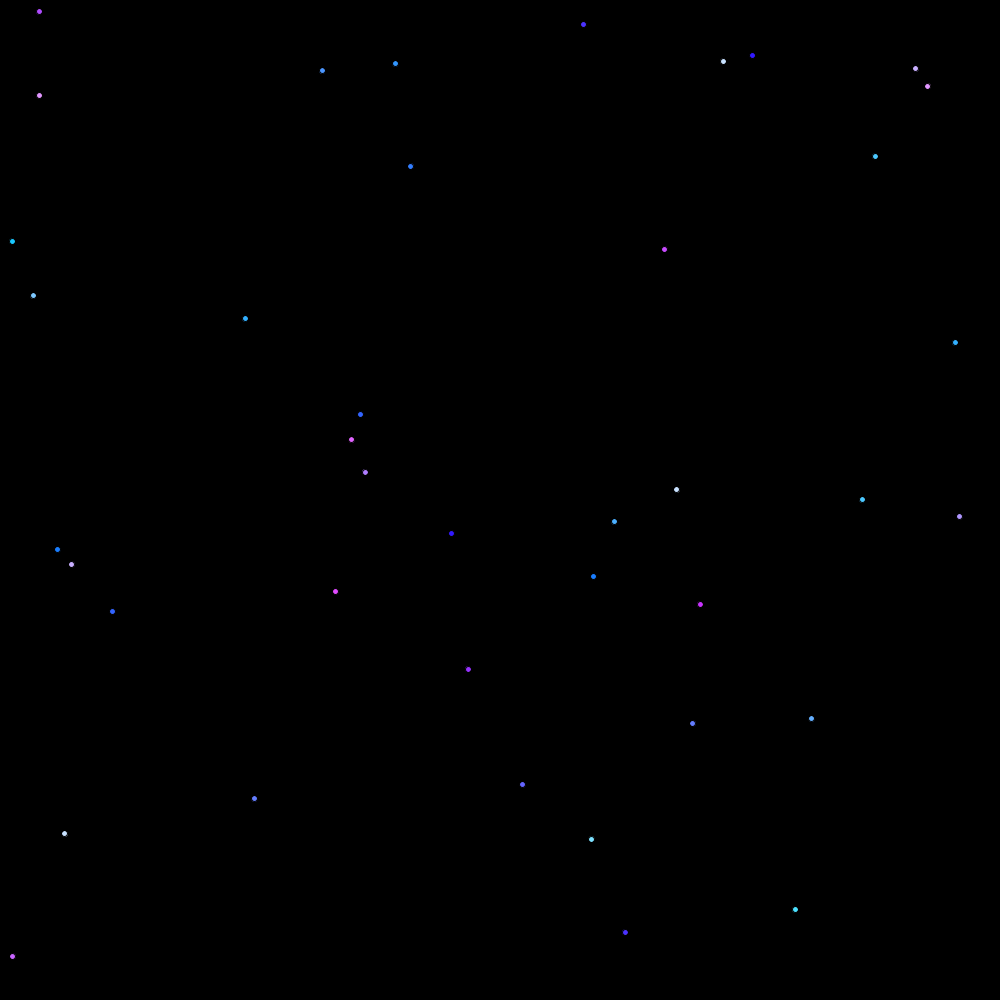
Frame 1 (no input)
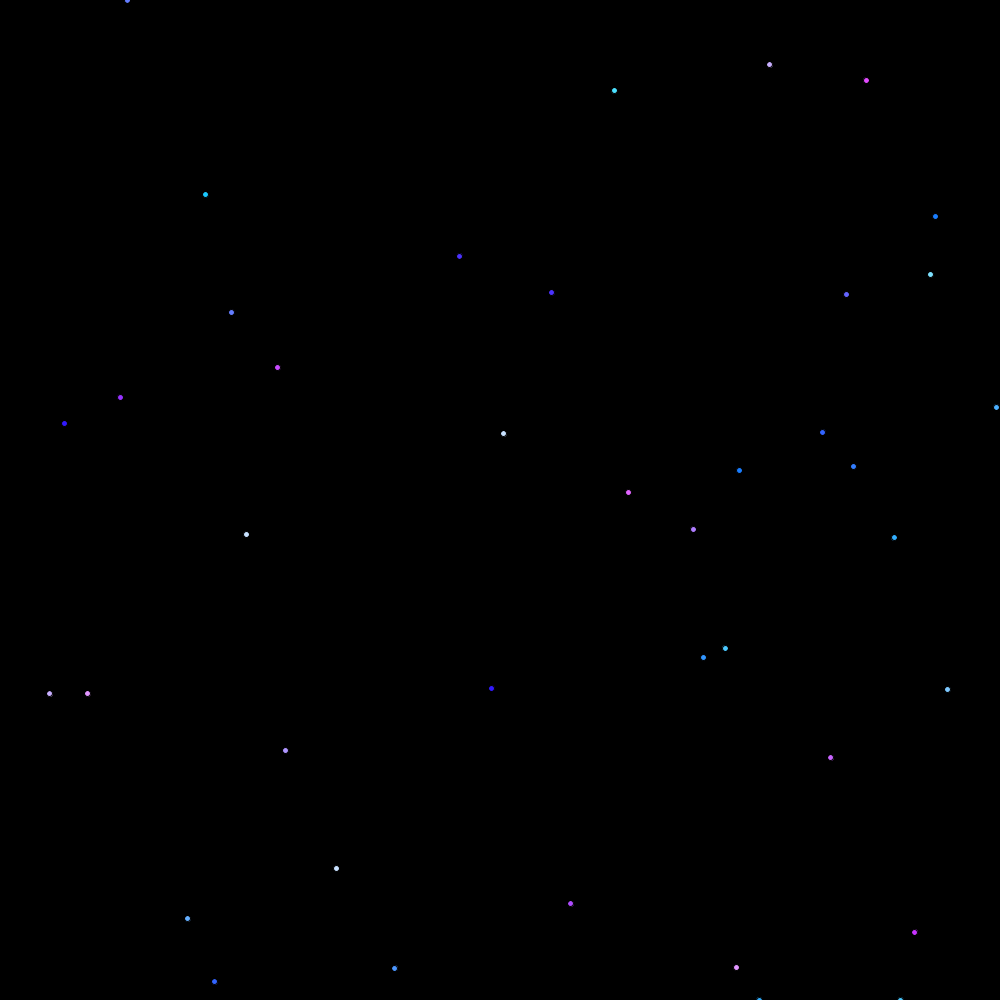
Frame 60 (the mouse pressed at the canvas centre just before this capture)
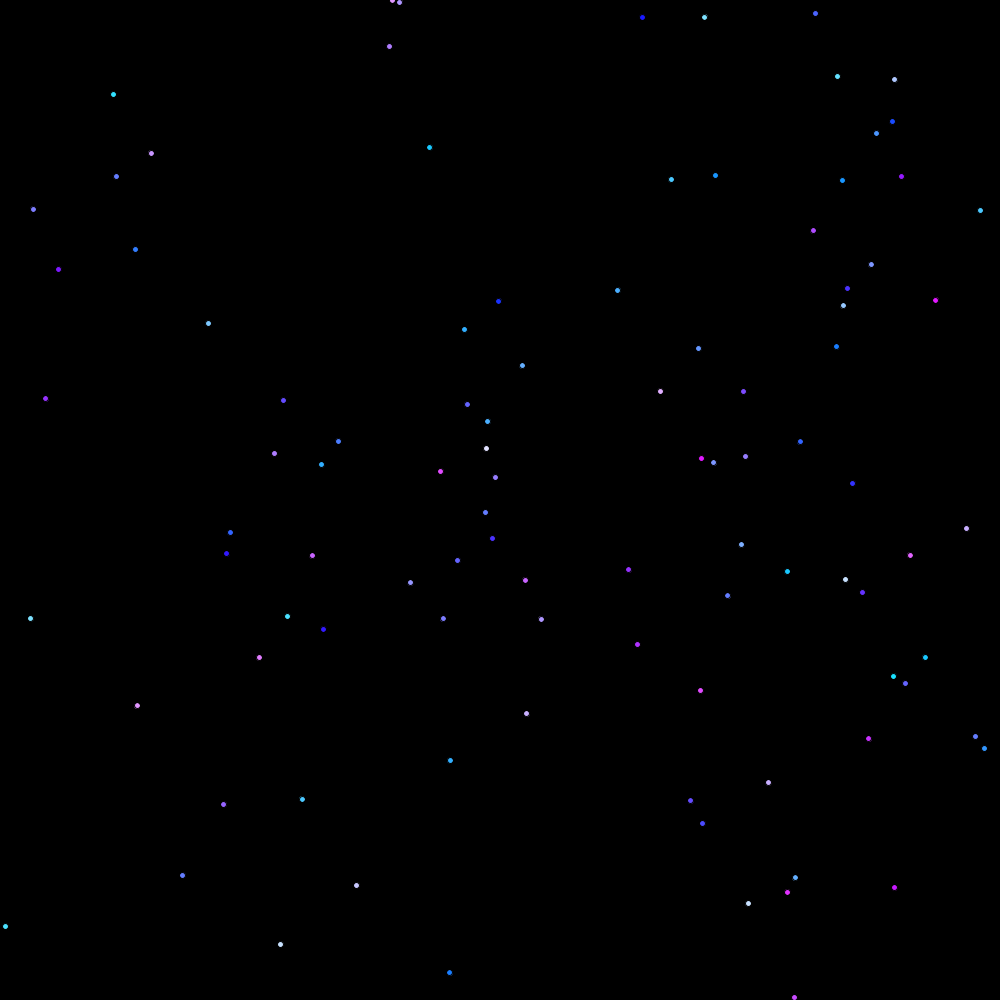
Frame 120 (the mouse held since frame 60 and released just before this capture)

The Processing sketch that drew these frames (run headless with seeded random() and noise(); from frame 60 on, the mouse is pressed at the canvas centre):

// Processing sketch: AtomSim_Basic
// ── AtomSim_Basic.pde
float electron_weight = 0.000004;
float neutron_weight = 0.00011;
float proton_weight = 0.00001;

float electron_pull_negativity = 0.001;

float min_atom_distance = 5;
float max_atom_distance = 220;

ArrayList<Atom> atoms = new ArrayList<Atom>();


Tracer tracer = new Tracer();

void setup()
{
  size(1000, 1000);


  for (int i = 0; i < 40; i++)
  {
    AddNewRandom();
  }
}

void handleAtoms()
{
  float t = 4;
  for (Atom a : atoms)
  {
    a.atomInteraction(t);

    //tracer.Trace(a.pos);
  }
  
  for (Atom a : atoms)
  {
    a.update(t);

    //tracer.Trace(a.pos);
  }


  for (Atom a : atoms)
  {
    a.draw();
  }
}


void draw()
{
  background(0, 0, 0);
  //tracer.updateTracers();
  tracer.tt++;
  handleAtoms();


  if (mousePressed)
  {
    AddNewClick();
  }
}

void AddNewRandom()
{
  Atom a = new Atom();
  float px = random(1000);
  float py = random(1000);
  float vx = random(10)-5;
  float vy = random(10)-5;
  a.electrons = (int) random(1, 10);
  a.neutrons = (int) random(1, 10);


  a.pos = new Vector2(px, py);
  a.vel = new Vector2(vx, vy);

  atoms.add(a);
}


void AddNewClick()
{
  Atom a = new Atom();
  float px = mouseX;
  float py = mouseY;
  float vx = random(10)-5;
  float vy = random(10)-5;
  a.electrons = (int) random(1, 10);
  a.neutrons = (int) random(1, 10);


  a.pos = new Vector2(px, py);
  a.vel = new Vector2(vx, vy);

  atoms.add(a);
}

// ── Atom.pde
class Atom
{
  
  Vector2 pos;
  Vector2 vel;
  
  
  
  int electrons = 5;
  int protons = 4;
  int neutrons = 3;
  
  
  Atom()
  {
    
  }
  Atom(Vector2 pos)
  {
    this.pos = pos;
  }
  
  
  float getNegativity()
  {
    return (electrons - protons) * electron_pull_negativity;
  }
  float getWeight()
  {
    return ( electrons * electron_weight + neutrons * neutron_weight + protons * proton_weight ) * 100;
  }
  
  float getWeightMod(Atom a)
  {
    return ( a.getWeight() / getWeight() );
  }
  
  float getPull(Atom a)
  {
    // Look at negativity difference
    float negativity_other = a.getNegativity();
    float difference = abs(negativity_other-getNegativity());
    
    float d = pos.Distance(a.pos);
    
    // Basic Bounce
    if (d < min_atom_distance)
    {
      return -getWeightMod(a) * (1- d / min_atom_distance);
    }
    
    if (difference < 0.1) return 0;

    
    if (d < max_atom_distance)
    {
      float pullPow = 1 - d / max_atom_distance;
      return  pullPow  * difference * getWeightMod(a);
    }
    
    
  
    return 0;
    
  }
  
  
  void atomInteraction(float t)
  {
    for (Atom a : atoms)
    {
      float pull = a.getPull(this);
      Vector2 dir = new Vector2(a.pos.x - pos.x, a.pos.y - pos.y);
      dir.x *= pull * t;
      dir.y *= pull * t;
      
      
      
      
      vel.Add(dir);
    }
  
  }
  
  void update(float t)
  {
    
    
    
    pos.x += vel.x * t;
    pos.y += vel.y * t;
    
    if (pos.x < 0) 
    {
      vel.x *= -1;
      pos.x = 0;
    }
    if (pos.x > 1000) 
    {
      vel.x *= -1;
      pos.x = 1000;
    }
    
    if (pos.y < 0) 
    {
      vel.y *= -1;
      pos.y = 0;
    }
    if (pos.y > 1000) 
    {
      vel.y *= -1;
      pos.y = 1000;
    }
  }
  void draw()
  {
    fill(electrons * 25,neutrons * 25,255);
    circle(pos.x,pos.y,6);
  }

}

// ── Tracer.pde
class Tracer
{
  
  ArrayList<SingleTrace> traces = new ArrayList<SingleTrace>();
  int tt;
  void updateTracers()
  {
    for (SingleTrace t : traces)
    {
      
        fill(255,255,255);
        circle(t.pos.x,t.pos.y,4);
     
    }
  }
  
  void Trace(Vector2 pos)
  {
    if (tt % 4 == 0 )
    {
      SingleTrace t = new SingleTrace();
      t.pos = new Vector2(pos.x,pos.y);
      t.t = 12;
      traces.add(t);
    }
    
  }
}


class SingleTrace
{
  Vector2 pos;
  float t;
}

// ── Vector2.pde
class Vector2
{

  public float x;
  public float y;
  
  
  Vector2(float x, float y)
  {
    this.x = x;
    this.y = y;
  }
  
  
  void Add(Vector2 p)
  {
    x+=p.x;
    y+=p.y;
  }
  

  float Distance(Vector2 p)
  {
    float tx = x - p.x;
    float ty = y - p.y;
    tx *= tx;
    ty *= ty;
    return sqrt(tx+ty);
  }
}
